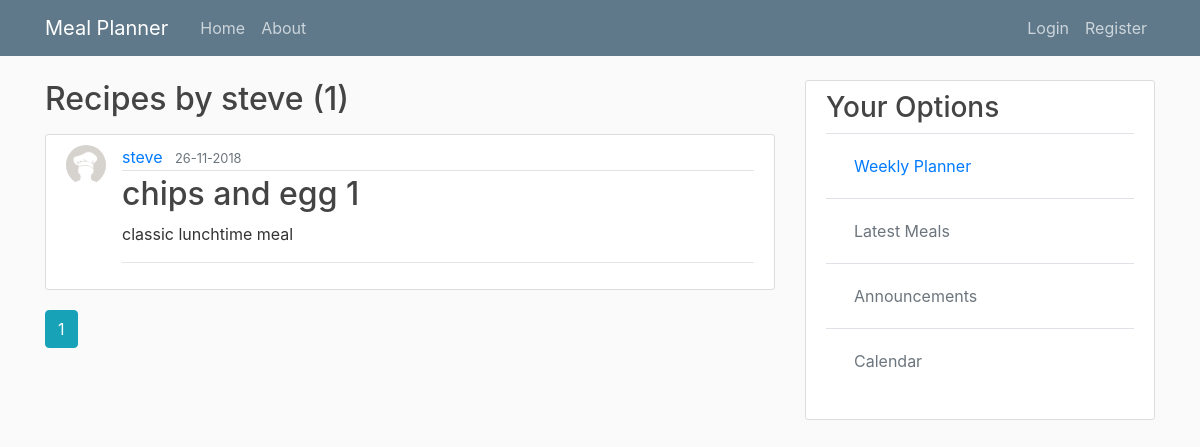
The page /user/steve on the database as committed earlier.
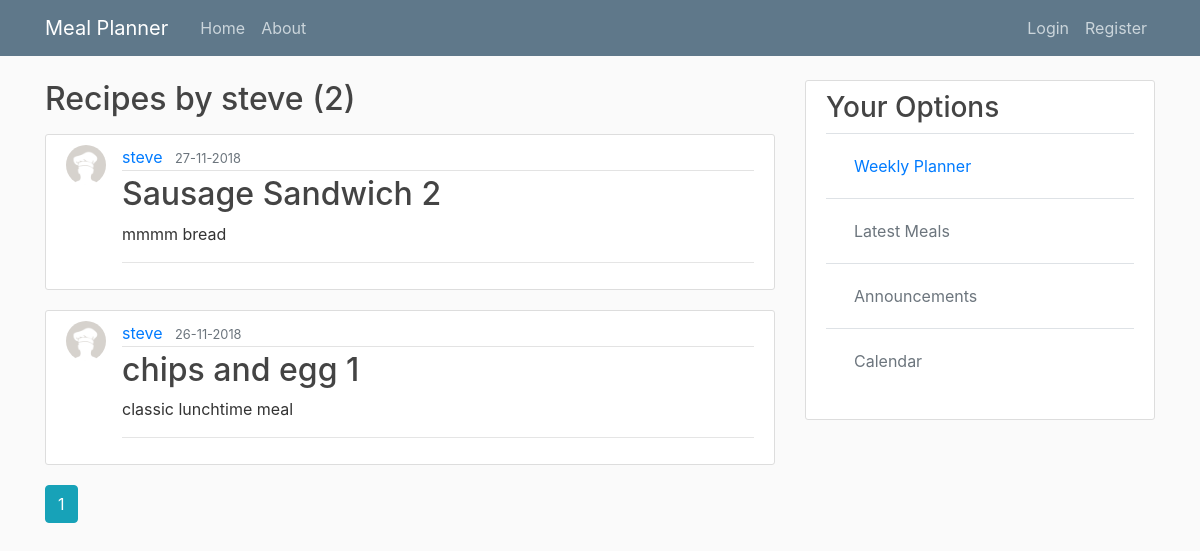
The same page on the database as committed later.
### mymeal/models.py (models this page shows, shortened)
class User(db.Model, UserMixin):
    id = db.Column(db.Integer, primary_key=True)
    username = db.Column(db.String(20), unique=True, nullable=False)
    email = db.Column(db.String(120), unique=True, nullable=False)
    image_file = db.Column(db.String(20), nullable=False, default='default.png')
    password = db.Column(db.String(60), nullable=False)
    recipes = db.relationship('Recipe', backref='author', lazy=True)
    weekly_meal_plan = db.relationship('Mealplan', backref='creator', lazy=True)
    meal_plan_count = db.Column(db.Integer, default='0', nullable=False)

class Recipe(db.Model):
    id = db.Column(db.Integer, primary_key=True)
    title = db.Column(db.String(100), nullable=False)
    date_posted = db.Column(db.DateTime, nullable=False, default=datetime.utcnow)
    description = db.Column(db.Text, nullable=False)
    serves = db.Column(db.Integer, nullable=False, default='01')
    recipe_type = db.Column(db.String(15), nullable=False)
    ingredients = db.relationship('Ingredient', backref='meal', lazy=True)
    user_id = db.Column(db.Integer, db.ForeignKey('user.id'), nullable=False)
    recipe_book = db.Column(db.String(100))
    recipe_book_page = db.Column(db.Integer, default='01')

### mymeal/users/routes.py (the view)
@users.route('/user/<string:username>')
def user_recipes(username):
    page = request.args.get('page', 1, type=int)
    user = User.query.filter_by(username=username).first_or_404()
    recipes = Recipe.query.filter_by(author=user).order_by(Recipe.date_posted.desc())\
        .paginate(page=page, per_page=5)
    return render_template('user_recipe.html', recipes=recipes, user=user)

### mymeal/templates/user_recipe.html
{% extends 'layout.html' %}
{% block content %}
    <h2 class="mb-3">Recipes by {{ user.username }} ({{ recipes.total }})</h2>
    {% for recipe in recipes.items %}
        <article class="media content-section">
            <img class="rounded-circle article-img" src="{{ url_for('static', filename='profile_pics/' + recipe.author.image_file) }}">
          <div class="media-body">
            <div class="article-metadata">
              <a class="mr-2" href="{{ url_for('users.user_recipes', username=recipe.author.username) }}">{{ recipe.author.username }}</a>
              <small class="text-muted">{{ recipe.date_posted.strftime('%d-%m-%Y') }}</small>
            </div>
            <h2><a class="article-title" href="{{ url_for('recipes.recipe', recipe_id=recipe.id) }}">{{ recipe.title }} {{ recipe.id }}</a></h2>
            <p class="article-content">{{ recipe.description }}</p>
          <hr/>
          </div>
        </article>
    {% endfor %}
    {% for page_num in recipes.iter_pages(left_edge=1, right_edge=1, left_current=1, right_current=2) %}
        {% if page_num %}
            {% if recipes.page == page_num %}
                <a class="btn btn-info mb-4" href="{{ url_for('users.user_recipes', username=user.username, page=page_num) }}">{{ page_num }}</a>
            {% else %}
                <a class="btn btn-outline-info mb-4" href="{{ url_for('users.user_recipes', username=user.username, page=page_num) }}">{{ page_num }}</a>
            {% endif %}
        {% else %}
            ...
        {% endif %}
    {% endfor %}
{% endblock %}

### mymeal/templates/layout.html (shortened to what this page needs)
<!DOCTYPE html>
<html>
<head>
    <link rel="stylesheet" href="https://stackpath.bootstrapcdn.com/bootstrap/4.1.3/css/bootstrap.min.css">
    <link rel="stylesheet" type="text/css" href="{{ url_for('static', filename='main.css') }}">
</head>
<body>
    <header class="site-header">
      <nav class="navbar navbar-expand-md navbar-dark bg-steel fixed-top">
        <div class="container">
          <a class="navbar-brand mr-4" href="/">Meal Planner</a>
          <div class="collapse navbar-collapse" id="navbarToggle">
            <div class="navbar-nav mr-auto">
              <a class="nav-item nav-link" href="{{ url_for('main.home') }}">Home</a>
              <a class="nav-item nav-link" href="{{ url_for('main.about') }}">About</a>
            </div>
            <div class="navbar-nav">
                {% if current_user.is_authenticated %}
                    <a class="nav-item nav-link" href="{{ url_for('recipes.new_recipe') }}">Create Recipe</a>
                    <a class="nav-item nav-link" href="{{ url_for('users.account') }}">Account</a>
                    <a class="nav-item nav-link" href="{{ url_for('users.logout') }}">Logout</a>
                    <img class="rounded-circle  article-img" src="{{ url_for('static', filename='profile_pics/' + current_user.image_file) }}">
                {% else %}
                  <a class="nav-item nav-link" href="{{ url_for('users.login') }}">Login</a>
                  <a class="nav-item nav-link" href="{{ url_for('users.register') }}">Register</a>
                {% endif %}
            </div>
          </div>
        </div>
      </nav>
    </header>
    <main role="main" class="container">
      <div class="row">
        <div class="col-md-8">
            {% block content %}{% endblock %}
        </div>
        <div class="col-md-4">
            <div class="content-section">
            <h3>Your Options</h3>
                <table class="table table-hover">
                  <tbody>
                    <tr>
                      <td>
                          <a class="nav-item nav-link" href="{{ url_for('weekly.new_week') }}">Weekly Planner</a>
                      </td>
                    </tr>
                    <tr>
                      <td>
                          <a class="nav-item nav-link disabled" href="#">Latest Meals</a>
                      </td>
                    </tr>
                    <tr>
                      <td>
                          <a class="nav-item nav-link disabled" href="#">Announcements</a>
                      </td>
                    </tr>
                    <tr>
                      <td>
                          <a class="nav-item nav-link disabled" href="#">Calendar</a>
                      </td>
                    </tr>
                  </tbody>
                </table>
          </div>
        </div>
      </div>
    </main>
</body>
</html>

### mymeal/static/main.css (style rules this page uses)
body { background: #fafafa; color: #333333; margin-top: 5rem; }
h1, h2, h3, h4, h5, h6 { color: #444444; }
.bg-steel { background-color: #5f788a; }
.site-header .navbar-nav .nav-link { color: #cbd5db; }
.content-section { background: #ffffff; padding: 10px 20px; border: 1px solid #dddddd; border-radius: 3px; margin-bottom: 20px; }
.article-title { color: #444444; }
.article-content { white-space: pre-line; }
.article-img { height: 40px; width: 40px; margin-right: 16px; }
.article-metadata { padding-bottom: 1px; margin-bottom: 4px; border-bottom: 1px solid #e3e3e3 }

Rows that differ between the two databases and show on the page:
added Recipe: image_file (placeholder picture), author.username "steve", date_posted "27-11-2018", title "Sausage Sandwich", id "2", description "mmmm bread"
Other text that changed with them:
{{ recipes.total }}: "1" → "2"
